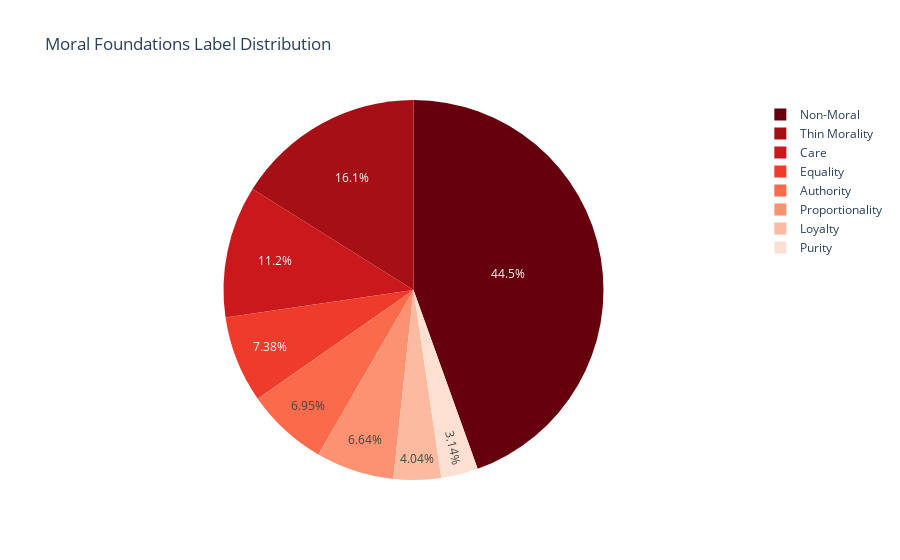

Here is the notebook cell this chart was saved with:
### Markdown cell above
### Box plot
Bar graph filled with all the bars like the storage on your phone

### Code cell
# Pie chart for label distribution
ames = list(labels.index)
values = labels.values

fig = px.pie(labels, values=values, names=names, title='Moral Foundations Label Distribution', color_discrete_sequence=px.colors.sequential.Reds_r)
fig.show()

### Figure 1 — Plotly figure (JSON) as saved in the notebook; plotly's stock layout.template omitted (floating-point values rounded to 4 significant figures)
{"data": [{"domain": {"x": [0, 1], "y": [0, 1]}, "hovertemplate": "label=%{label}<br>value=%{value}<extra></extra>", "labels": ["Non-Moral", "Thin Morality", "Care", "Equality", "Authority", "Proportionality", "Loyalty", "Purity"], "legendgroup": "", "name": "", "showlegend": true, "type": "pie", "values": [30774, 11123, 7761, 5105, 4807, 4593, 2794, 2171]}], "layout": {"legend": {"tracegroupgap": 0}, "piecolorway": ["rgb(103,0,13)", "rgb(165,15,21)", "rgb(203,24,29)", "rgb(239,59,44)", "rgb(251,106,74)", "rgb(252,146,114)", "rgb(252,187,161)", "rgb(254,224,210)", "rgb(255,245,240)"], "title": {"text": "Moral Foundations Label Distribution"}}}
